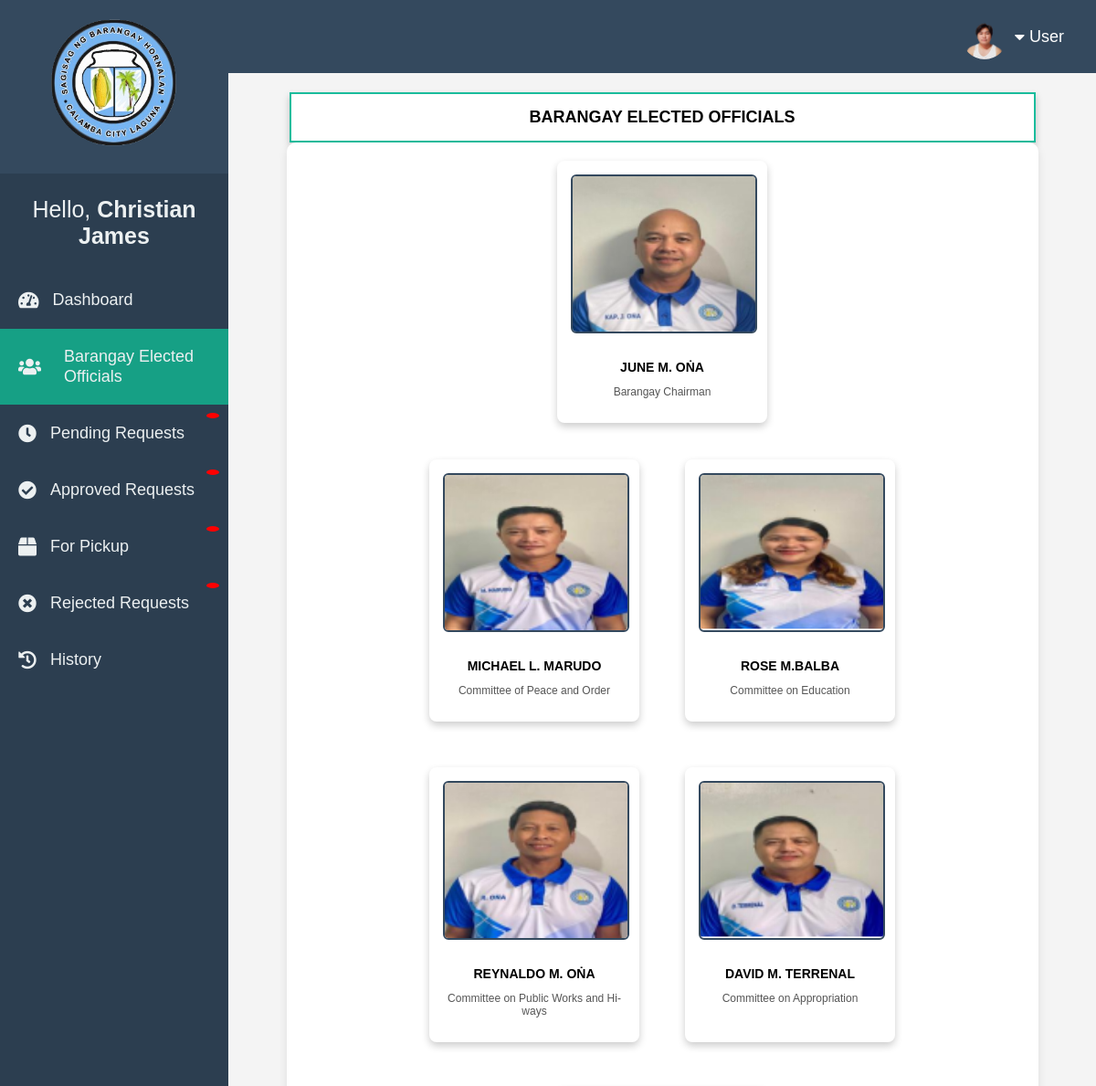
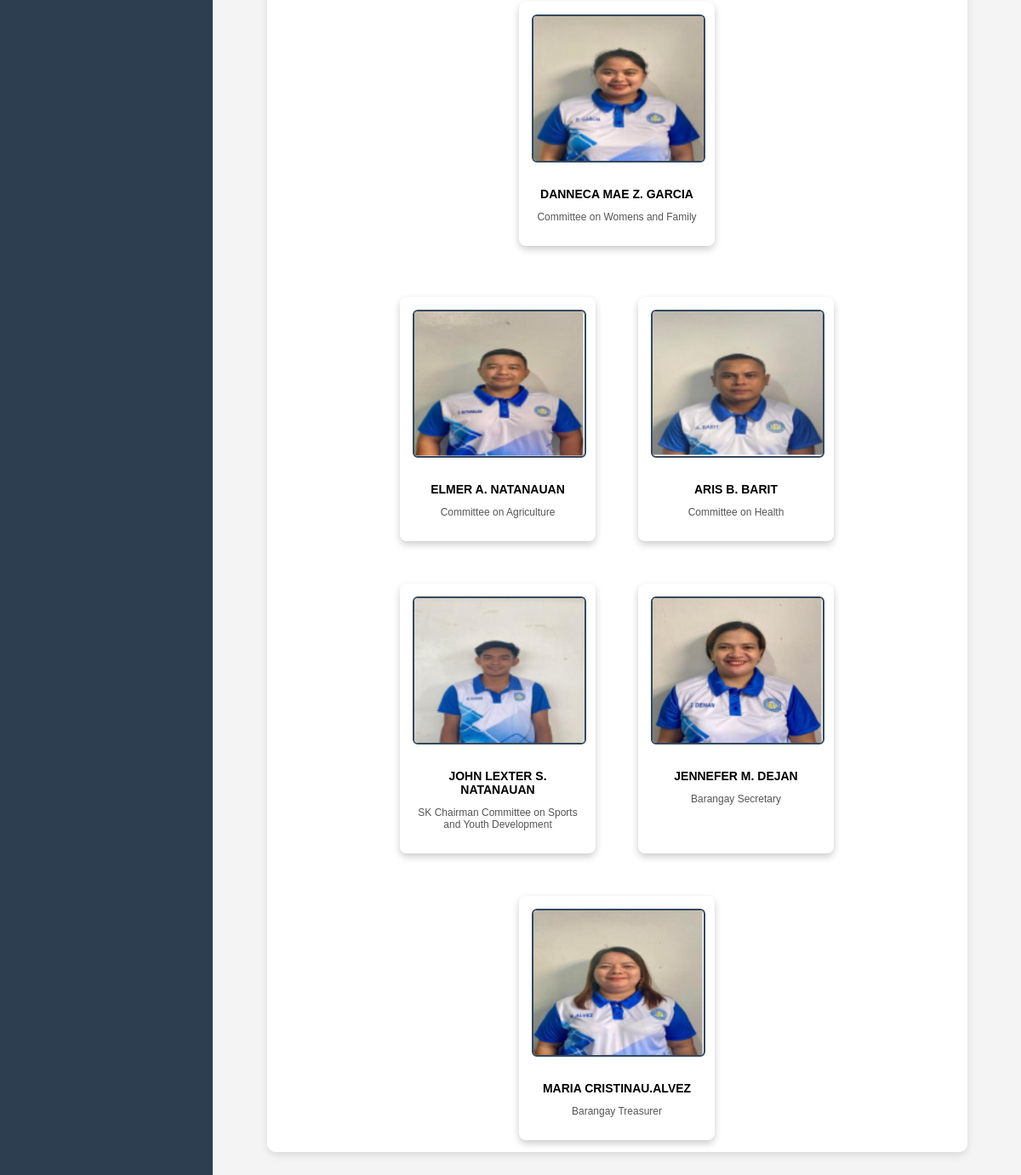
The page /users/brgy_officials.php (signed in) on the database its author committed (2 pictures, top to bottom).
### tables this page shows
CREATE TABLE `users` (
  `userID` int(11) NOT NULL,
  `lastname` varchar(50) NOT NULL,
  `firstname` varchar(50) NOT NULL,
  `middlename` varchar(50) NOT NULL,
  `contact` varchar(15) NOT NULL,
  `user` varchar(50) NOT NULL,
  `password` varchar(50) NOT NULL,
  `verification_code` varchar(6) DEFAULT NULL,
  `code_expiry` datetime DEFAULT NULL,
  `address` varchar(50) NOT NULL,
  `birthday` date NOT NULL,
  `profile_pic` varchar(255) DEFAULT NULL
);

CREATE TABLE `brgy_official` (
  `id` int(11) NOT NULL,
  `position` varchar(100) NOT NULL,
  `name` varchar(100) NOT NULL,
  `profile` varchar(255) NOT NULL
);

### users/brgy_officials.php (the view, shortened to what this page needs)
<?php
include '../connection/connect.php';
function getBrgyOfficials($conn) {
    $sql = "SELECT * FROM brgy_official ORDER BY FIELD(position,
        'Barangay Chairman',
        'Committee of Peace and Order',
        'Committee on Education',
        'Committee on Public Works and Hi-ways',
        'Committee on Appropriation',
        'Committee on Womens and Family',
        'Committee on Agriculture',
        'Committee on Health',
        'SK Chairman Committee on Sports and Youth Development',
        'Barangay Secretary',
        'Barangay Treasurer'
    )";
    $result = mysqli_query($conn, $sql);
    return $result ? mysqli_fetch_all($result, MYSQLI_ASSOC) : [];
}
$barangayOfficials = getBrgyOfficials($conn);
?>
<!DOCTYPE html>
<html lang="en">
<head>
    <link rel="stylesheet" href="https://cdnjs.cloudflare.com/ajax/libs/font-awesome/6.5.2/css/all.min.css">
    <link rel="stylesheet" href="../users/css/sidebar.css">
    <?php include 'sidebar.php'; ?>
</head>
<body>
    <div class="content-wrapper">
        <div class="header-container">
            BARANGAY ELECTED OFFICIALS
        </div>
        <div class="officials-container">
            <?php
            if (!empty($barangayOfficials)) :
                echo '<div class="chairman-row">';
                foreach ($barangayOfficials as $official) :
                    if ($official['position'] === 'Barangay Chairman') {
                        echo '<div class="official-card">
                                <img src="' . '../' . htmlspecialchars($official['profile']) . '"
                                    alt="Profile Picture" onerror="this.onerror=null; this.src=\'../image/default.png\';">
                                <h3>' . htmlspecialchars($official['name']) . '</h3>
                                <p class="position">' . htmlspecialchars($official['position']) . '</p>
                            </div>';
                        break;
                    }
                endforeach;
                echo '</div>';
            endif;
            ?>
            <div class="officials-grid upper-row">
                <?php
                $count = 0;
                $otherOfficials = [];
                foreach ($barangayOfficials as $official) :
                    if ($official['position'] !== 'Barangay Chairman') {
                        if ($count < 5) {
                            echo '<div class="official-card">
                                    <img src="' . '../' . htmlspecialchars($official['profile']) . '"
                                        alt="Profile Picture" onerror="this.onerror=null; this.src=\'../image/default.png\';">
                                    <h3>' . htmlspecialchars($official['name']) . '</h3>
                                    <p class="position">' . htmlspecialchars($official['position']) . '</p>
                                </div>';
                        } else {
                            $otherOfficials[] = $official;
                        }
                        $count++;
                    }
                endforeach;
                ?>
            </div>
            <div class="officials-grid lower-row">
                <?php
                foreach ($otherOfficials as $official) :
                    echo '<div class="official-card">
                            <img src="' . '../' . htmlspecialchars($official['profile']) . '"
                                alt="Profile Picture" onerror="this.onerror=null; this.src=\'../image/default.png\';">
                            <h3>' . htmlspecialchars($official['name']) . '</h3>
                            <p class="position">' . htmlspecialchars($official['position']) . '</p>
                        </div>';
                endforeach;
                ?>
            </div>
        </div>
    </div>
</body>
</html>

### users/sidebar.php (shortened to what this page needs)
<?php
include '../connection/connect.php';
if (isset($_SESSION['user'])) {
    $user = $_SESSION['user'];
    $query = "SELECT firstname, profile_pic FROM users WHERE user = ?";
    $stmt = $conn->prepare($query);
    $stmt->bind_param("s", $user);
    $stmt->execute();
    $stmt->bind_result($firstname, $profile_pic);
    $profilePic = !empty($profile_pic) ? "../uploads/" . $profile_pic : "../uploads/default.png";
} else {
    $profilePic = "../uploads/default.png";
}
?>
<link rel="stylesheet" type="text/css" href="../css/sidebar.css">
<link rel="stylesheet" href="https://cdnjs.cloudflare.com/ajax/libs/font-awesome/5.15.4/css/all.min.css">
<div class="navbar">
    <div class="user-info">
        <button class="dropbtn">
            <img src="<?php echo $profilePic; ?>" alt="User Profile" class="user-profile-pic">
            <i class="fas fa-caret-down"></i> User
        </button>
    </div>
</div>
<div class="sidebar">
    <div class="sidebar-header">
        <img src="../image/logo1-removebg.png" alt="Barangay Logo" class="logo">
    </div>
    <div class="sidebar-nav">
        <p>Hello, <strong><?php echo $firstname ?: 'User'; ?></strong> </p>
        <ul>
            <li><a href="../users/prof.php" class="<?php echo basename($_SERVER['SCRIPT_NAME']) == 'prof.php' ? 'active' : ''; ?>"><i class="fa fa-tachometer-alt"></i> Dashboard</a></li>
            <li><a href="brgy_officials.php" class="<?php echo basename($_SERVER['SCRIPT_NAME']) == 'brgy_officials.php' ? 'active' : ''; ?>"><div class="title-container"> <i class="fa fa-users"></i>
                    <div class="text">
                        Barangay Elected <br> Officials
                    </div>
            </div></a></li>
            <li><a href="pending_requests.php" class="<?php echo basename($_SERVER['SCRIPT_NAME']) == 'pending_requests.php' ? 'active' : ''; ?>">
                <i class="fa fa-clock"></i> Pending Requests <span class="badge" id="pendingBadge"></span></a></li>
            <li><a href="approved_requests.php" class="<?php echo basename($_SERVER['SCRIPT_NAME']) == 'approved_requests.php' ? 'active' : ''; ?>">
                <i class="fa fa-check-circle"></i> Approved Requests <span class="badge" id="approvedBadge"></span></a></li>
            <li><a href="for_pickup.php" class="<?php echo basename($_SERVER['SCRIPT_NAME']) == 'for_pickup.php' ? 'active' : ''; ?>">
                <i class="fa fa-box"></i> For Pickup <span class="badge" id="pickupBadge"></span></a></li>
            <li><a href="rejected_requests.php" class="<?php echo basename($_SERVER['SCRIPT_NAME']) == 'rejected_requests.php' ? 'active' : ''; ?>">
                <i class="fa fa-times-circle"></i> Rejected Requests <span class="badge" id="rejectedBadge"></span></a></li>
            <li><a href="history.php" class="<?php echo basename($_SERVER['SCRIPT_NAME']) == 'history.php' ? 'active' : ''; ?>"><i class="fa fa-history"></i> History</a></li>
        </ul>
    </div>
</div>

### users/css/sidebar.css (style rules this page uses)
body { font-family: Arial, sans-serif; margin: 0; padding: 0; }
.sidebar { width: 250px; height: 100vh; background-color: #2c3e50; color: #ecf0f1; position: fixed; top: 0; left: 0; display: flex; flex-direction: column; z-index: 1000; transition: transform 0.3s ease-in-out; font-size: 25px; text-align: center; }
.sidebar-header .logo { width: 140px; height: auto; display: block; margin: 0 auto 10px; }
.sidebar-header { text-align: center; padding: 20px; background-color: #34495e; font-size: 20px; }
.sidebar-nav { flex-grow: 1; }
.sidebar-nav ul { list-style: none; padding: 0; }
.sidebar-nav li { margin: 1px 0; }
.sidebar-nav a { display: flex; align-items: center; padding: 20px; text-decoration: none; color: #ecf0f1; font-size: 18px; transition: background-color 0.3s ease; }
.sidebar-nav i { margin-right: 15px; font-size: 20px; }
.sidebar-nav a.active { background-color: #16a085; }
.navbar { display: flex; justify-content: space-between; align-items: center; width: calc(100% - 250px); height: 60px; background: #34495e; color: #ecf0f1; position: fixed; top: 0; right: 0; padding: 10px 20px; z-index: 2000; }
.user-info { position: absolute; right: 20px; display: flex; align-items: center; }
.dropbtn { background: none; border: none; color: white; font-size: 18px; cursor: pointer; padding: 8px 15px; display: flex; align-items: center; }
.dropbtn i { margin-right: 5px; }

### users/sidebar.php (style rules this page uses)
.user-profile-pic { width: 50px; height: 50px; border-radius: 50%; object-fit: cover; margin-right: 8px; vertical-align: middle; }
.sidebar-nav a .badge { position: absolute; top: 8px; right: 10px; background: red; color: white; padding: 3px 7px; border-radius: 50%; font-size: 12px; font-weight: bold; animation: notifBlink 1s infinite; }
.sidebar-nav a { position: relative; display: flex; align-items: center; padding: 20px; text-decoration: none; color: #ecf0f1; font-size: 18px; transition: background-color 0.3s ease; }
.title-container { display: flex; align-items: center; gap: 10px; }
.text { line-height: 1.2; text-align: left; }

### users/brgy_officials.php (style rules this page uses)
body { font-family: Arial, sans-serif; background-color: #f4f4f4; margin: 0; padding: 0; }
.content-wrapper { margin-left: 250px; padding: 80px 40px 30px; display: flex; flex-direction: column; align-items: center; }
.header-container { background: white; padding: 15px; width: 90%; text-align: center; font-size: 18px; font-weight: bold; border: 2px solid #1abc9c; box-shadow: 0px 4px 8px rgba(0, 0, 0, 0.2); }
.officials-container { width: 90%; background: white; padding: 20px; border-radius: 10px; box-shadow: 0px 4px 10px rgba(0, 0, 0, 0.1); display: flex; flex-direction: column; align-items: center; max-height: 75vh; overflow-y: auto; }
.officials-grid { display: flex; flex-wrap: wrap; justify-content: center; gap: 50px; padding: 20px; }
.chairman-row { display: flex; justify-content: center; width: 100%; margin-bottom: 20px; }
.upper-row { display: flex; flex-wrap: wrap; justify-content: center; margin-bottom: 20px; }
.lower-row { display: flex; flex-wrap: wrap; justify-content: center; gap: 50px; }
.official-card { width: 200px; background: white; padding: 15px; text-align: center; border-radius: 8px; box-shadow: 0px 4px 8px rgba(0, 0, 0, 0.2); transition: transform 0.3s ease-in-out; }
.official-card img { width: 100%; height: 170px; object-fit: cover; border-radius: 6px; border: 2px solid #34495e; margin-bottom: 15px; }
.official-card h3 { margin: 10px 0 5px; font-size: 14px; font-weight: bold; text-transform: uppercase; }
.position { font-size: 12px; color: #555; }

### rows shown on the page
users: profile_pic (picture), firstname "Christian James"
brgy_official: profile (picture), name "JUNE M. OṄA", position "Barangay Chairman"
brgy_official: profile (picture), name "MICHAEL L. MARUDO", position "Committee of Peace and Order"
brgy_official: profile (picture), name "ROSE M.BALBA", position "Committee on Education"
brgy_official: profile (picture), name "REYNALDO M. OṄA", position "Committee on Public Works and Hi-ways"
brgy_official: profile (picture), name "DAVID M. TERRENAL", position "Committee on Appropriation"
brgy_official: profile (picture), name "DANNECA MAE Z. GARCIA", position "Committee on Womens and Family"
brgy_official: profile (picture), name "ELMER A. NATANAUAN", position "Committee on Agriculture"
brgy_official: profile (picture), name "ARIS B. BARIT", position "Committee on Health"
brgy_official: profile (picture), name "JOHN LEXTER S. NATANAUAN", position "SK Chairman Committee on Sports and Youth Development"
brgy_official: profile (picture), name "JENNEFER M. DEJAN", position "Barangay Secretary"
brgy_official: profile (picture), name "MARIA CRISTINAU.ALVEZ", position "Barangay Treasurer"
